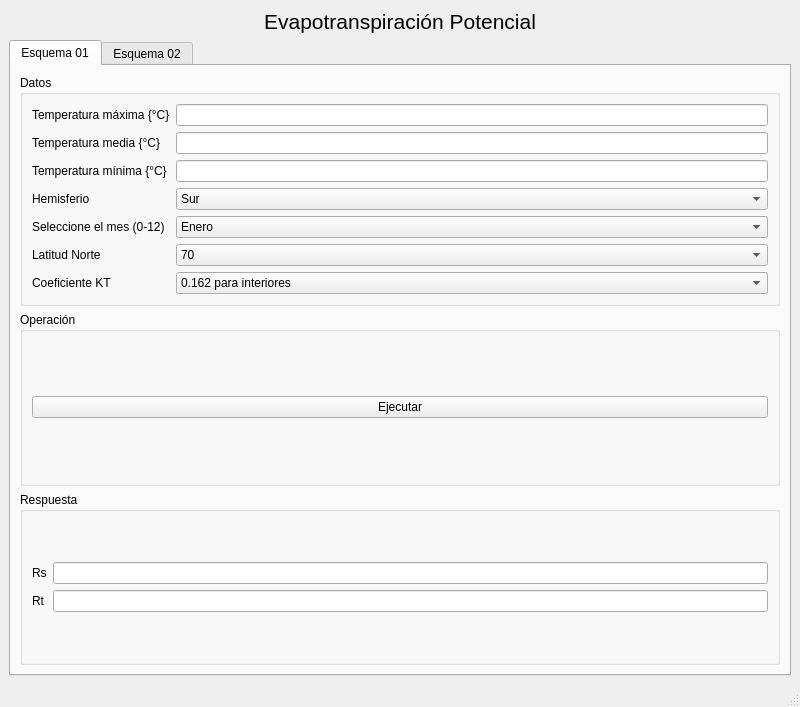
<?xml version="1.0" encoding="UTF-8"?>
<ui version="4.0">
 <class>MainWindow</class>
 <widget class="QMainWindow" name="MainWindow">
  <property name="geometry">
   <rect>
    <x>0</x>
    <y>0</y>
    <width>800</width>
    <height>707</height>
   </rect>
  </property>
  <property name="windowTitle">
   <string>Software de Evapotranspiración</string>
  </property>
  <widget class="QWidget" name="centralwidget">
   <layout class="QGridLayout" name="gridLayout_5">
    <item row="0" column="0">
     <layout class="QVBoxLayout" name="verticalLayout_6">
      <item>
       <widget class="QLabel" name="label">
        <property name="text">
         <string>&lt;html&gt;&lt;head/&gt;&lt;body&gt;&lt;p align=&quot;center&quot;&gt;&lt;span style=&quot; font-size:16pt;&quot;&gt;Evapotranspiración Potencial&lt;/span&gt;&lt;/p&gt;&lt;/body&gt;&lt;/html&gt;</string>
        </property>
       </widget>
      </item>
      <item>
       <widget class="QTabWidget" name="tabWidget">
        <property name="currentIndex">
         <number>0</number>
        </property>
        <widget class="QWidget" name="tab">
         <attribute name="title">
          <string>Esquema 01</string>
         </attribute>
         <layout class="QGridLayout" name="gridLayout_4">
          <item row="0" column="0">
           <layout class="QVBoxLayout" name="verticalLayout_5">
            <item>
             <widget class="QGroupBox" name="groupBox">
              <property name="title">
               <string>Datos</string>
              </property>
              <layout class="QGridLayout" name="gridLayout">
               <item row="0" column="0">
                <layout class="QHBoxLayout" name="horizontalLayout">
                 <item>
                  <layout class="QVBoxLayout" name="verticalLayout_2">
                   <item>
                    <widget class="QLabel" name="label_2">
                     <property name="text">
                      <string>Temperatura máxima {°C}</string>
                     </property>
                    </widget>
                   </item>
                   <item>
                    <widget class="QLabel" name="label_3">
                     <property name="text">
                      <string>Temperatura media {°C}</string>
                     </property>
                    </widget>
                   </item>
                   <item>
                    <widget class="QLabel" name="label_4">
                     <property name="text">
                      <string>Temperatura mínima {°C}</string>
                     </property>
                    </widget>
                   </item>
                   <item>
                    <widget class="QLabel" name="label_8">
                     <property name="text">
                      <string>Hemisferio</string>
                     </property>
                    </widget>
                   </item>
                   <item>
                    <widget class="QLabel" name="label_5">
                     <property name="text">
                      <string>Seleccione el mes (0-12)</string>
                     </property>
                    </widget>
                   </item>
                   <item>
                    <widget class="QLabel" name="label_6">
                     <property name="text">
                      <string>Latitud Norte</string>
                     </property>
                    </widget>
                   </item>
                   <item>
                    <widget class="QLabel" name="label_7">
                     <property name="text">
                      <string>Coeficiente KT</string>
                     </property>
                    </widget>
                   </item>
                  </layout>
                 </item>
                 <item>
                  <layout class="QVBoxLayout" name="verticalLayout">
                   <item>
                    <widget class="QLineEdit" name="lineEdit"/>
                   </item>
                   <item>
                    <widget class="QLineEdit" name="lineEdit_2"/>
                   </item>
                   <item>
                    <widget class="QLineEdit" name="lineEdit_3"/>
                   </item>
                   <item>
                    <widget class="QComboBox" name="comboBox_4">
                     <item>
                      <property name="text">
                       <string>Sur</string>
                      </property>
                     </item>
                     <item>
                      <property name="text">
                       <string>Norte</string>
                      </property>
                     </item>
                    </widget>
                   </item>
                   <item>
                    <widget class="QComboBox" name="comboBox">
                     <item>
                      <property name="text">
                       <string>Enero</string>
                      </property>
                     </item>
                     <item>
                      <property name="text">
                       <string>Febrero</string>
                      </property>
                     </item>
                     <item>
                      <property name="text">
                       <string>Marzo</string>
                      </property>
                     </item>
                     <item>
                      <property name="text">
                       <string>Abril</string>
                      </property>
                     </item>
                     <item>
                      <property name="text">
                       <string>Mayo</string>
                      </property>
                     </item>
                     <item>
                      <property name="text">
                       <string>Junio</string>
                      </property>
                     </item>
                     <item>
                      <property name="text">
                       <string>Julio</string>
                      </property>
                     </item>
                     <item>
                      <property name="text">
                       <string>Agosto</string>
                      </property>
                     </item>
                     <item>
                      <property name="text">
                       <string>Septiembre</string>
                      </property>
                     </item>
                     <item>
                      <property name="text">
                       <string>Octubre</string>
                      </property>
                     </item>
                     <item>
                      <property name="text">
                       <string>Noviembre</string>
                      </property>
                     </item>
                     <item>
                      <property name="text">
                       <string>Diciembre</string>
                      </property>
                     </item>
                    </widget>
                   </item>
                   <item>
                    <widget class="QComboBox" name="comboBox_2">
                     <item>
                      <property name="text">
                       <string>70</string>
                      </property>
                     </item>
                     <item>
                      <property name="text">
                       <string>68</string>
                      </property>
                     </item>
                     <item>
                      <property name="text">
                       <string>66</string>
                      </property>
                     </item>
                     <item>
                      <property name="text">
                       <string>64</string>
                      </property>
                     </item>
                     <item>
                      <property name="text">
                       <string>62</string>
                      </property>
                     </item>
                     <item>
                      <property name="text">
                       <string>60</string>
                      </property>
                     </item>
                     <item>
                      <property name="text">
                       <string>58</string>
                      </property>
                     </item>
                     <item>
                      <property name="text">
                       <string>56</string>
                      </property>
                     </item>
                     <item>
                      <property name="text">
                       <string>54</string>
                      </property>
                     </item>
                     <item>
                      <property name="text">
                       <string>52</string>
                      </property>
                     </item>
                     <item>
                      <property name="text">
                       <string>50</string>
                      </property>
                     </item>
                     <item>
                      <property name="text">
                       <string>48</string>
                      </property>
                     </item>
                     <item>
                      <property name="text">
                       <string>46</string>
                      </property>
                     </item>
                     <item>
                      <property name="text">
                       <string>44</string>
                      </property>
                     </item>
                     <item>
                      <property name="text">
                       <string>42</string>
                      </property>
                     </item>
                     <item>
                      <property name="text">
                       <string>40</string>
                      </property>
                     </item>
                     <item>
                      <property name="text">
                       <string>38</string>
                      </property>
                     </item>
                     <item>
                      <property name="text">
                       <string>36</string>
                      </property>
                     </item>
                     <item>
                      <property name="text">
                       <string>34</string>
                      </property>
                     </item>
                     <item>
                      <property name="text">
                       <string>32</string>
                      </property>
                     </item>
                     <item>
                      <property name="text">
                       <string>30</string>
                      </property>
                     </item>
                     <item>
                      <property name="text">
                       <string>28</string>
                      </property>
                     </item>
                     <item>
                      <property name="text">
                       <string>26</string>
                      </property>
                     </item>
                     <item>
                      <property name="text">
                       <string>24</string>
                      </property>
                     </item>
                     <item>
                      <property name="text">
                       <string>22</string>
                      </property>
                     </item>
                     <item>
                      <property name="text">
                       <string>20</string>
                      </property>
                     </item>
                     <item>
                      <property name="text">
                       <string>18</string>
                      </property>
                     </item>
                     <item>
                      <property name="text">
                       <string>16</string>
                      </property>
                     </item>
                     <item>
                      <property name="text">
                       <string>14</string>
                      </property>
                     </item>
                     <item>
                      <property name="text">
                       <string>12</string>
                      </property>
                     </item>
                     <item>
                      <property name="text">
                       <string>10</string>
                      </property>
                     </item>
                     <item>
                      <property name="text">
                       <string>08</string>
                      </property>
                     </item>
                     <item>
                      <property name="text">
                       <string>06</string>
                      </property>
                     </item>
                     <item>
                      <property name="text">
                       <string>04</string>
                      </property>
                     </item>
                     <item>
                      <property name="text">
                       <string>02</string>
                      </property>
                     </item>
                     <item>
                      <property name="text">
                       <string>00</string>
                      </property>
                     </item>
                    </widget>
                   </item>
                   <item>
                    <widget class="QComboBox" name="comboBox_3">
                     <item>
                      <property name="text">
                       <string>0.162 para interiores</string>
                      </property>
                     </item>
                     <item>
                      <property name="text">
                       <string>0.190 para regiones costeras</string>
                      </property>
                     </item>
                    </widget>
                   </item>
                  </layout>
                 </item>
                </layout>
               </item>
              </layout>
             </widget>
            </item>
            <item>
             <widget class="QGroupBox" name="groupBox_2">
              <property name="title">
               <string>Operación</string>
              </property>
              <layout class="QGridLayout" name="gridLayout_2">
               <item row="0" column="0">
                <widget class="QPushButton" name="pushButton">
                 <property name="text">
                  <string>Ejecutar</string>
                 </property>
                </widget>
               </item>
              </layout>
             </widget>
            </item>
            <item>
             <widget class="QGroupBox" name="groupBox_3">
              <property name="title">
               <string>Respuesta</string>
              </property>
              <layout class="QGridLayout" name="gridLayout_3">
               <item row="0" column="0">
                <layout class="QHBoxLayout" name="horizontalLayout_2">
                 <item>
                  <layout class="QVBoxLayout" name="verticalLayout_3">
                   <item>
                    <widget class="QLabel" name="label_9">
                     <property name="text">
                      <string>Rs</string>
                     </property>
                    </widget>
                   </item>
                   <item>
                    <widget class="QLabel" name="label_10">
                     <property name="text">
                      <string>Rt</string>
                     </property>
                    </widget>
                   </item>
                  </layout>
                 </item>
                 <item>
                  <layout class="QVBoxLayout" name="verticalLayout_4">
                   <item>
                    <widget class="QLineEdit" name="lineEdit_4"/>
                   </item>
                   <item>
                    <widget class="QLineEdit" name="lineEdit_5">
                     <property name="readOnly">
                      <bool>true</bool>
                     </property>
                    </widget>
                   </item>
                  </layout>
                 </item>
                </layout>
               </item>
              </layout>
             </widget>
            </item>
           </layout>
          </item>
         </layout>
        </widget>
        <widget class="QWidget" name="tab_2">
         <attribute name="title">
          <string>Esquema 02</string>
         </attribute>
        </widget>
       </widget>
      </item>
     </layout>
    </item>
   </layout>
  </widget>
  <widget class="QMenuBar" name="menubar">
   <property name="geometry">
    <rect>
     <x>0</x>
     <y>0</y>
     <width>800</width>
     <height>21</height>
    </rect>
   </property>
  </widget>
  <widget class="QStatusBar" name="statusbar"/>
 </widget>
 <resources/>
 <connections/>
</ui>
